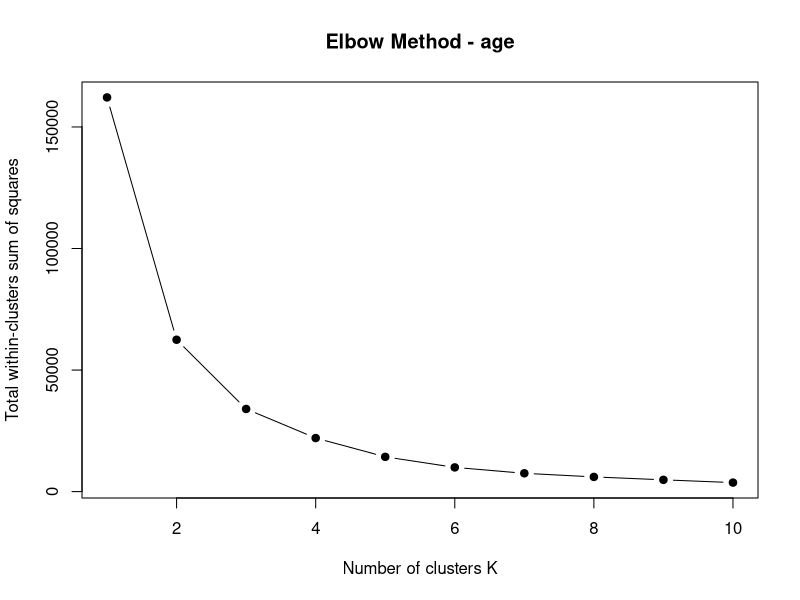
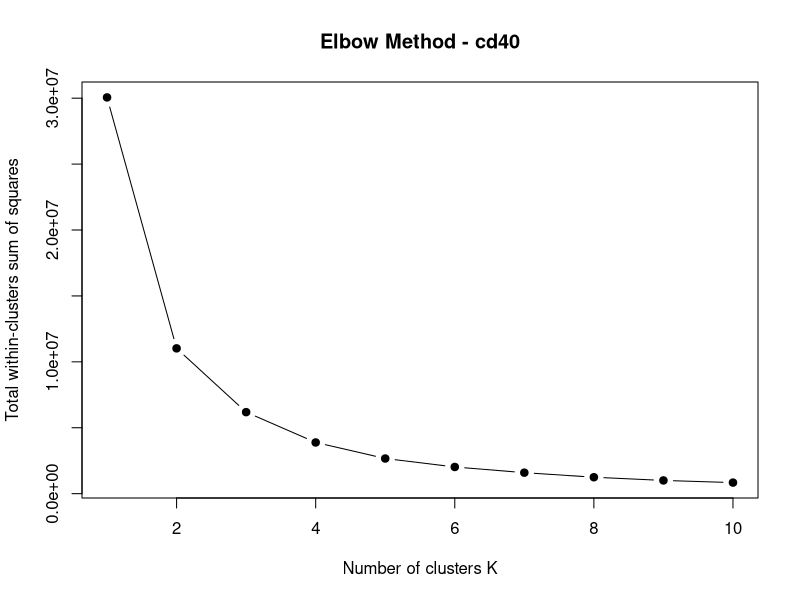
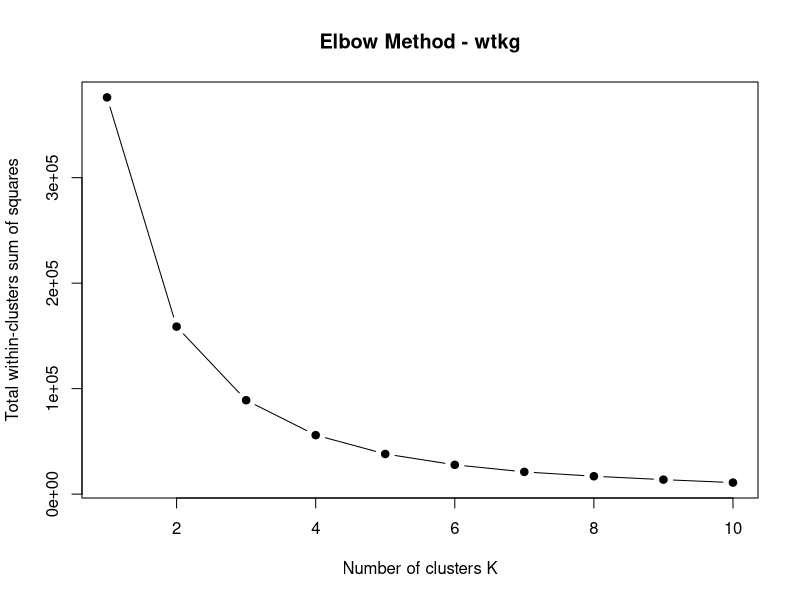

Reproduce these figures in R, in order. (Note: this script raises an error after producing the figures.)
# Chapter 2: Preprocessing and Exploratory Data Analysis for the AIDS clinical trials dataset

# Load required packages
library(survival)
library(survminer)
library(dplyr)
library(ggplot2)

# Function to plot the elbow method for a numeric vector
elbow_plot <- function(data, var_name = "variable", max_k = 10) {
  wss <- sapply(1:max_k, function(k) {
    kmeans(data, centers = k, nstart = 25)$tot.withinss
  })
  plot(1:max_k, wss, type = "b", pch = 19,
       xlab = "Number of clusters K",
       ylab = "Total within-clusters sum of squares",
       main = paste("Elbow Method -", var_name))
}

# Load the dataset from the CSV file
# The file should be located in the same directory as this script

aids <- read.csv("aids_clinical_trials_data.csv")

# Preview the data and summary statistics
head(aids)
summary(aids)

# Check for missing values
sum(is.na(aids))

# Convert selected categorical variables to factor
categorical_vars <- c("trt", "hemo", "homo", "drugs", "karnof", "oprior",
                      "z30", "zprior", "race", "gender", "str2", "strat",
                      "symptom", "treat", "offtrt", "cid")
aids[categorical_vars] <- lapply(aids[categorical_vars], as.factor)

# K-means clustering to create categorical versions of age, cd40 and wtkg
set.seed(123)

# Determine k using elbow plot (optional)
elbow_plot(aids$age, var_name = "age")
elbow_plot(aids$cd40, var_name = "cd40")
elbow_plot(aids$wtkg, var_name = "wtkg")

# age_cluster
k <- 2
age_data <- aids$age
kmeans_result <- kmeans(age_data, centers = k, nstart = 25)
print(kmeans_result)
aids$age_cluster <- as.factor(kmeans_result$cluster)

# cd40_cluster
cd40_data <- aids$cd40
kmeans_result <- kmeans(cd40_data, centers = k, nstart = 25)
print(kmeans_result)
aids$cd40_cluster <- as.factor(kmeans_result$cluster)

# wtkg_cluster
wtkg_data <- aids$wtkg
kmeans_result <- kmeans(wtkg_data, centers = k, nstart = 25)
print(kmeans_result)
aids$wtkg_cluster <- as.factor(kmeans_result$cluster)

# Inspect the structure after preprocessing
str(aids)

#------------------------------------
# Exploratory Data Analysis
#------------------------------------

do_km_analysis <- function(var_name) {
  formula <- as.formula(paste0("Surv(time, cid) ~ ", var_name))
  fit <- survfit(formula, data = aids)
  ggsurv <- ggsurvplot(
    fit, data = aids, risk.table = TRUE,
    pval = FALSE, conf.int = FALSE,
    ggtheme = theme_minimal(),
    xlab = "Time", ylab = "Survival probability",
    legend.title = var_name
  )
  print(ggsurv)
  print(boxplot(aids$time ~ aids[[var_name]], xlab = var_name, ylab = "Time"))
  print(table(aids$cid, aids[[var_name]]))
  test <- survdiff(formula, data = aids)
  print(test)
}

# 1) Treatment
km_trt <- do_km_analysis("trt")

# 2) Gender
km_gender <- do_km_analysis("gender")

# 3) Age cluster
km_age <- do_km_analysis("age_cluster")

# 4) cd40 cluster
km_cd40 <- do_km_analysis("cd40_cluster")

# 5) wtkg cluster
km_wtkg <- do_km_analysis("wtkg_cluster")

# Cox PH model with selected covariates
cox_model <- coxph(
  Surv(time, cid) ~ trt + gender + age_cluster + cd40_cluster + wtkg_cluster,
  data = aids,
  method = "breslow"
)

# Visualize hazard ratios
ggforest(cox_model)

# Example additional plot
ggplot(aids, aes(trt, time, fill = age_cluster)) +
  geom_boxplot() +
  theme_minimal()
